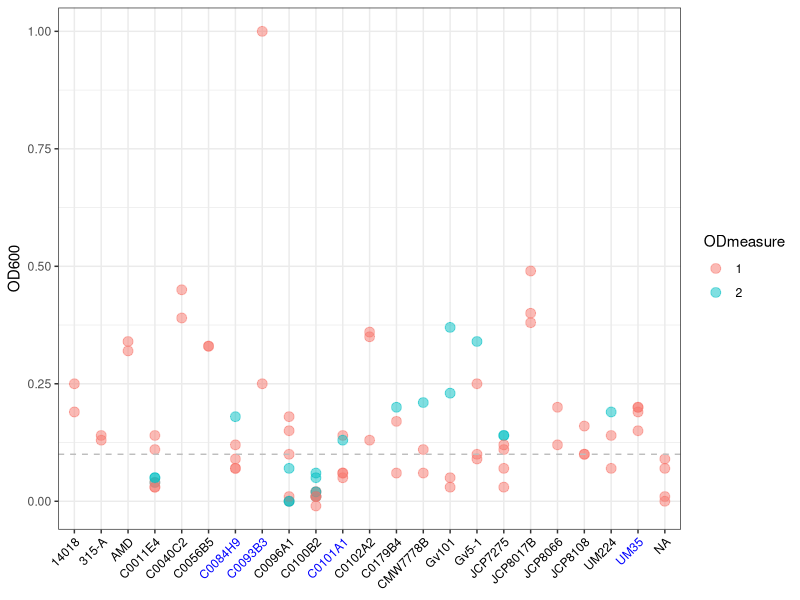
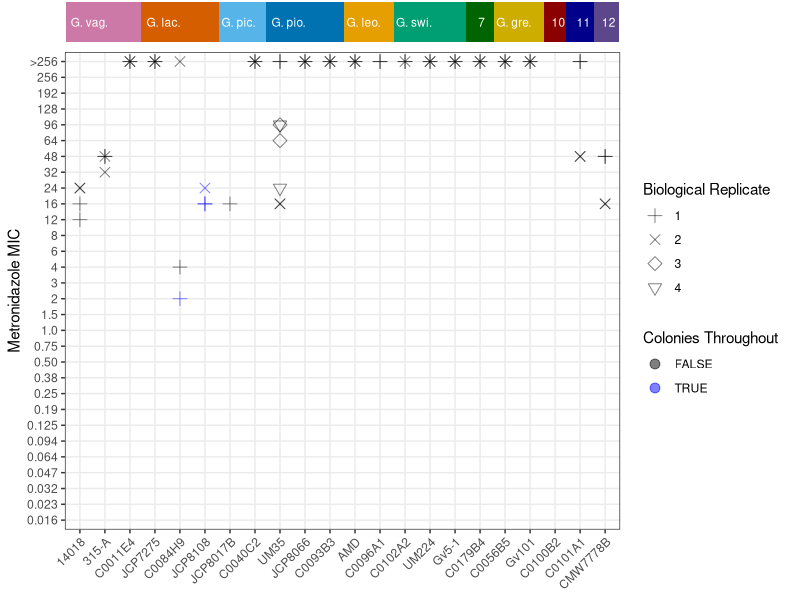

The R source for these figures, in order: (Note: this script raises an error after producing the figures.)
## ---- chunk 1
library(tidyverse)
library(cowplot)
library(formattable)
library(kableExtra)
`%!in%` <- negate(`%in%`)
## ---- chunk 2

strains <- c("14018", "315-A", "C0011E4", "JCP7275", "C0084H9", "JCP8108", "JCP8017B", "C0040C2" , "UM35",  "JCP8066", "C0093B3", "AMD", "C0096A1", "C0102A2",  "UM224", "Gv5-1", "C0179B4", "C0056B5", "Gv101", "C0100B2", "C0101A1", "CMW7778B")

species <- c("Gardnerella vaginalis", "Gardnerella lacydonensis", "Gardnerella pickettii", "Gardnerella piotii", "Gardnerella leopoldii", "Gardnerella swidsinskii", "Gardnerella sp. 7", "Gardnerella greenwoodii", "Gardnerella sp. 10", "Gardnerella sp. 11", "Gardnerella sp. 12")

speciesAbbrevs <- c("G. vag.", "G. lac.", "G. pic.", "G. pio.", "G. leo.", "G. swi.", "7", "G. gre.", "10", "11", "12")

metroDoses <- c("0.016", "0.023", "0.032", "0.047", "0.064", "0.094", "0.125", "0.19", "0.25", "0.38", "0.50", "0.75", "1.0", "1.5", "2", "3", "4", "6", "8", "12", "16", "24", "32", "48", "64", "96", "128", "192", "256", ">256")

h48Strains <- c("C0084H9", "C0093B3", "C0101A1", "UM35") # strains with 48-hour incubation period

figureOut <- "../../experiments_figures"
## ---- chunk 3

strainIDs  <- read_csv("./data/strainIDs.csv") %>%
    mutate(Species=case_when(Species=="Gardnerella sp. 2"~"Gardnerella lacydonensis",
                           Species=="Gardnerella sp. 3"~"Gardnerella pickettii",
                           Species=="Gardnerella sp. 8"~"Gardnerella greenwoodii",
                           Species %!in% c("Gardnerella sp. 2", "Gardnerella sp. 3", "Gardnerella sp. 8")~Species))

strainODs <-  read_csv("./data/strainODs.csv")

strainMICs <- read_csv("./data/strainMICs.csv")

strainSpecies <- strainIDs %>%
  select(Strain, Species) %>%
  unique
## ---- chunk 4

theme_set(theme_bw())

speciesColor <- scale_color_manual(values=c("#CC79A7", "#D55E00", "#56B4E9", "#0072B2", "#E69F00", "#009E73", 
                                                 "darkgreen", "gold3", "darkred", "darkblue",
                                                 "mediumpurple4"))

speciesFill <- scale_fill_manual(values=c("#CC79A7", "#D55E00", "#56B4E9", "#0072B2", "#E69F00", "#009E73", 
                                                 "darkgreen", "gold3", "darkred", "darkblue",
                                                 "mediumpurple4"))


## ---- chunk 5
odDF <- strainODs %>%
  left_join(strainIDs) %>%
  with_groups(Strain, mutate, BioRepRank=dense_rank(BioRep)) %>%
  with_groups(c(Strain, BioRepRank), mutate, ODmeasure=as.character(dense_rank(ODdate))) %>%
  mutate(incubationPeriod=case_when(Strain %in% h48Strains~"48",
                                  !(Strain %in% h48Strains)~"24"))
## ---- chunk 6
xAxisColors0 <- odDF %>%
  select(Strain, incubationPeriod) %>%
  unique %>%
  arrange(Strain) %>%
  .$incubationPeriod
xAxisColors <- ifelse(xAxisColors0=="24", "black", "blue")

odDF %>%
  ggplot(aes(x=Strain, y=OD, color=ODmeasure)) +
  geom_point(size=3, alpha=0.5) +
  geom_hline(yintercept=0.1, color="gray", linetype=2) +
  scale_x_discrete(drop=FALSE) +
  #scale_shape_manual(values=c(3, 4)) +
  theme(axis.text.x = element_text(angle=45, hjust=1, color=xAxisColors)) +
  labs(x=NULL, y="OD600", shape="Biological Replicate")
## ---- chunk 7
# format MIC data with strain and sample names
micDF <- strainMICs %>%
    left_join(strainIDs) %>%
    mutate(Sample=paste(Strain, BioRep, TechRep, sep=".")) %>%
    select(Sample, Strain, Species, Number, BioRep, TechRep, MIC, Notes)

#save formatted phenotype data
# micDF %>%
#   select(Sample, Strain, Species, MIC, Notes) %>%
#   write_csv("../formatted_phenotype_data/metro_mic.csv")


micDF1 <- micDF %>%
  filter(MIC != "hard to read",  # filter samples that could not be read
         MIC != "unable to read",
         MIC != "too streaky to read", 
         MIC != "Streaky") %>%
  replace_na(list(Notes="None")) %>%
  with_groups(Strain, mutate, BioRepRank=dense_rank(BioRep)) %>%
  mutate(MIC=factor(MIC, levels=metroDoses),
         Strain=factor(Strain, levels=strains),
         BioRepRank=as.character(BioRepRank),   
         ColoniesThroughout=str_detect(Notes, "colonies")) # create a true/false column for samples with colonies throughout 
## ---- chunk 8
micPlot <- micDF1 %>%
  mutate(Strain=factor(Strain, levels = strains),
         Species=factor(Species, levels = species)) %>%
    ggplot(aes(x=Strain, y=MIC, shape=BioRepRank, color=ColoniesThroughout)) +
    geom_point(size=3, alpha=0.5) +
    scale_x_discrete(drop=FALSE) +
    scale_y_discrete(drop=FALSE) +
    scale_shape_manual(values=c(3, 4, 5, 6)) +
    scale_color_manual(values = c("black", "blue")) +
    theme(axis.text.x = element_text(angle=45, hjust=1)) +
    labs(x=NULL, y="Metronidazole MIC", shape="Biological Replicate", color="Colonies Throughout")

speciesBar <- strainSpecies %>%
  mutate(Strain=factor(Strain, levels = strains),
         Species=factor(Species, levels = species),
         SpeciesLab=factor(Species, levels=species, labels=speciesAbbrevs)) %>%
  with_groups(Species, mutate, num=rank(Strain)) %>%
  mutate(SpeciesLab=case_when(num==1~SpeciesLab,
                              num!=1~"")) %>%
  ggplot() +
    geom_bar(aes(x=Strain, y=1, fill=Species), stat="identity", width=1.1) +
    geom_text(aes(x=Strain, y=0.5, label=SpeciesLab), color="white", hjust = 0.25, size=3) +
    speciesFill +
    theme_void() +
    theme(legend.position = "none")

plot_grid(speciesBar, micPlot, ncol=1, rel_heights = c(0.08, 1),  align = "v", axis = "lr")
#ggsave(file.path(figureOut, paste(Sys.Date(), "Figure_metro_mic.png", sep="_")))
## ---- chunk 9
# Summary table
MICtable <- micDF1 %>%
  mutate(MIC = as.character(MIC),
         MICnum = str_extract(MIC, "[^>]+$") %>% as.numeric()) %>% # create a numeric column of MIC
  group_by(Strain, Species) %>%
  summarize(minMIC=min(MICnum), maxMIC=max(MICnum), CT=any(ColoniesThroughout==TRUE)) %>%
  mutate(`Metronidazole resistance`=case_when(minMIC>=32 & maxMIC>=32 & CT==FALSE ~ "\\+",
                             minMIC<32 & maxMIC<32 & CT==FALSE ~ "\\-",
                             minMIC<32 & maxMIC >= 32 ~ "\\*",
                             CT==TRUE ~ "**"),
         minMIC=as.character(minMIC),
         maxMIC=as.character(maxMIC),
         minMIC=paste0("[", minMIC, "]"),
         maxMIC=paste0("[", maxMIC, "]"),
         minMIC=case_when(minMIC=="[256]" ~ paste0(">", minMIC),
                          TRUE~minMIC),
         maxMIC=case_when(maxMIC=="[256]" ~ paste0(">", maxMIC),
                          TRUE~maxMIC),
         `MIC range`=case_when(minMIC!=maxMIC ~ paste(minMIC, maxMIC, sep=" - "),
                               minMIC==maxMIC ~ maxMIC),
         `Colonies`=case_when(CT==TRUE~"*",
                              CT==FALSE~"")) %>%
  select(Species, Strain, `MIC range`, `Metronidazole resistance`) %>%
  kbl(escape=FALSE, caption="Table 2. Minimum inhibitory concentration and resistance of metronidazole", align="lllc") %>%
  kable_classic(full_width=TRUE, html_font = "Arial") %>%
  #kable_styling(protect_latex = TRUE) %>%
  footnote(general="+ Resistant; - Susceptible; * Variable susceptibility; ** Heteroresistant (zone of inhibtion with colonies throughout)", general_title = "")
  
MICtable

#save_kable(MICtable, file = file.path(figureOut, paste(Sys.Date(), "Table2_MICTable.png", sep="_")), zoom=6)
## ---- chunk 10
s1 <- micDF1 %>%
  with_groups(Strain, summarize, n=n_distinct(BioRep)) %>%
  filter(n<2) 
s1 %>%
  bind_rows(., list(Strain=setdiff(strainIDs$Strain, micDF1$Strain),n=0)) %>%
  dplyr::rename("n biological replicates"=n) %>%
  formattable
## ---- chunk 11
sessionInfo()
